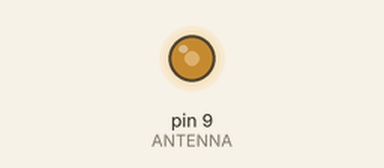
Simulated run of this sketch. Board: Arduino Uno, built with avr-gcc and run on an emulated ATmega328P. Shown: output pins drawn as LEDs (lit = HIGH).

Above: at 0.1 s.
Timing chart, 0 to 1.6 s (numbered marks = the images above):
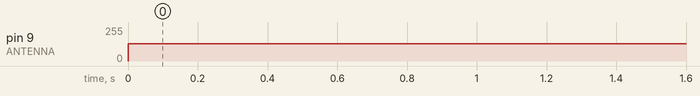

The sketch:

ece242_lab4_1.ino
```cpp
const byte ANTENNA = 9;


void setup()
{
// set up Timer 1
  TCCR1A = _BV(COM1A0);

/*
 * Setting a High bit value to the COM1A0 bit in order
 * to toggle OC1A to Compare Match.
 *  The Comparator is used from the microcontroller it will
 *  toggle the output of the OC1A port which goes to the antenna
 */

  TCCR1B = _BV(WGM12) | _BV(CS10);
 //CTC-clear timer on compare, no prescaler

  OCR1A = 9;
 /*
  * Compare register A value to 10, this sets the frequency at which
  * the transmission will be operated. The table below shows infromation
  * on OCR1A and transmission frequency. Compare input of the antenna
  * to the register.
  */

}

void loop()
{
//The message being ransmitted can be prgrammed here

  pinMode(ANTENNA, OUTPUT);
  delay(500);
  pinMode(ANTENNA, INPUT);
  delay(300);
}
```

Measured:
- by itself, pin 9 (ANTENNA): 0/255 → 128/255 at 0.00 s
